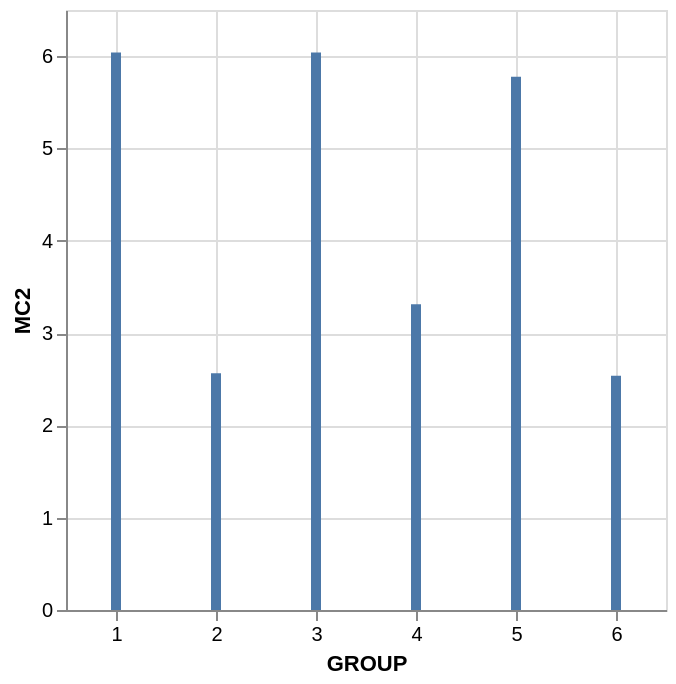

Notebook source saved alongside this figure:
### Code cell
df.group_by("GROUP").agg(pl.col("MC2").mean()).sort(by="GROUP").plot.bar(
    x="GROUP", y="MC2"
)

### Figure 1 — Vega-Lite specification as saved in the notebook (floating-point values rounded to 4 significant figures)
{"config": {"view": {"continuousWidth": 300, "continuousHeight": 300}}, "data": {"name": "data-8692976e99eca4168c99f65359406afe"}, "mark": {"type": "bar", "tooltip": true}, "encoding": {"x": {"field": "GROUP", "type": "quantitative"}, "y": {"field": "MC2", "type": "quantitative"}}, "params": [{"name": "param_1e9efca18e7a2868", "select": {"type": "interval", "encodings": ["x", "y"]}, "bind": "scales"}], "$schema": "https://vega.github.io/schema/vega-lite/v6.4.1.json", "datasets": {"data-8692976e99eca4168c99f65359406afe": [{"GROUP": 1, "MC2": 6.041}, {"GROUP": 2, "MC2": 2.566}, {"GROUP": 3, "MC2": 6.038}, {"GROUP": 4, "MC2": 3.312}, {"GROUP": 5, "MC2": 5.778}, {"GROUP": 6, "MC2": 2.538}]}}
